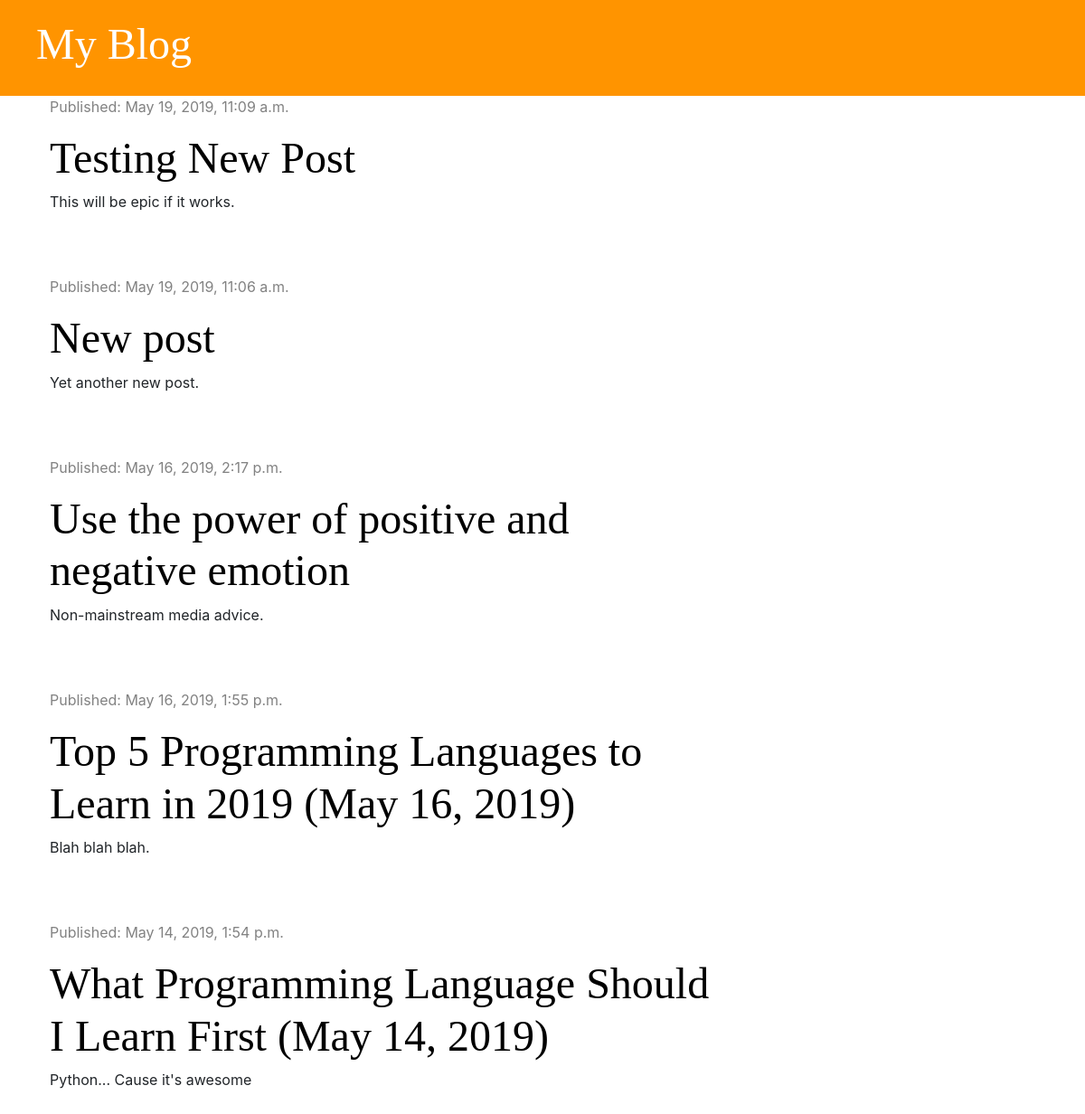
/, run on an earlier commit of the app's database.
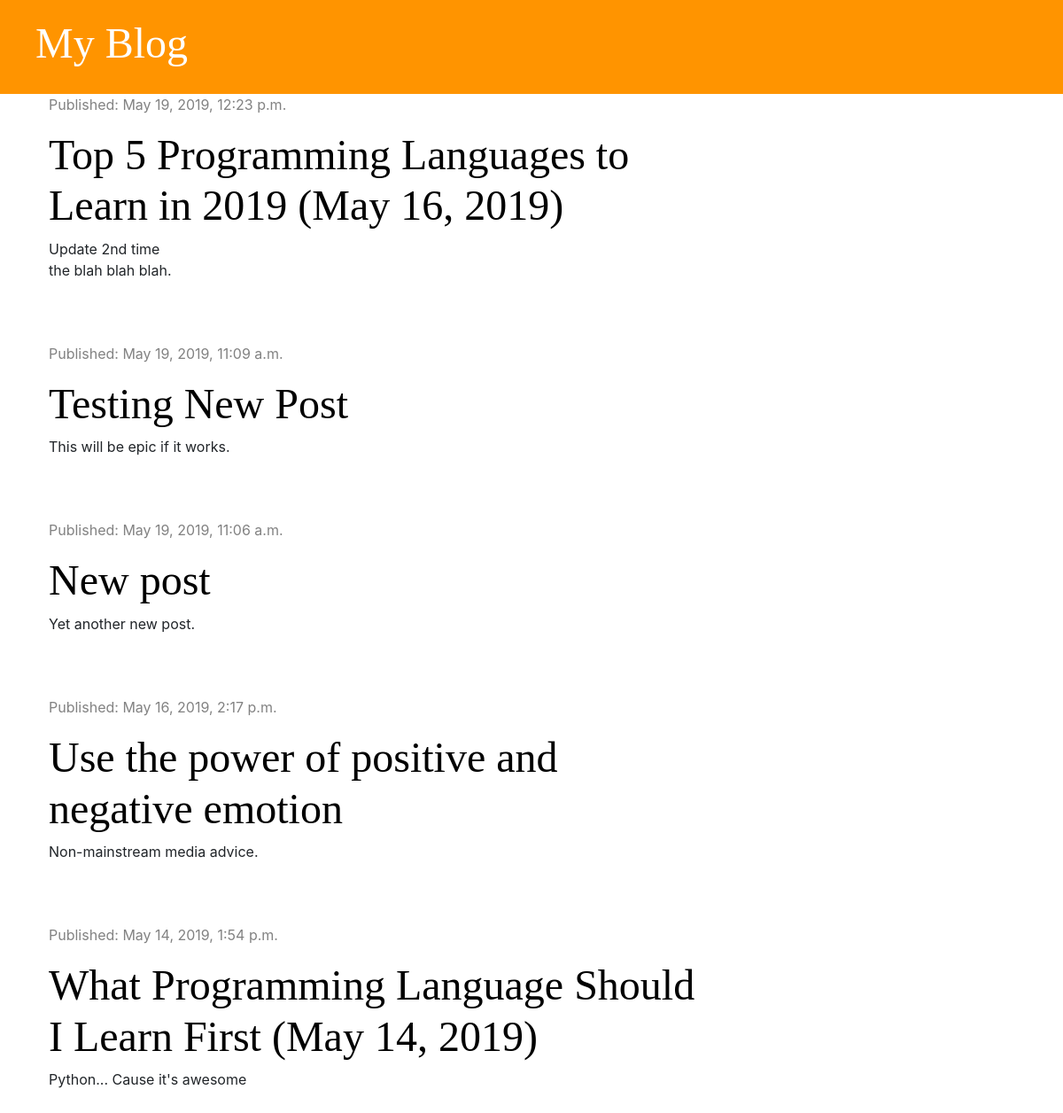
And on a later commit of the database.
### blog/models.py (models this page shows, shortened)
class Post(models.Model):
    author = models.ForeignKey('auth.User', on_delete=models.CASCADE)
    title = models.CharField(max_length=200)
    text = models.TextField()
    created_date = models.DateTimeField(default=timezone.now)
    published_date = models.DateTimeField(blank=True, null=True)

### blog/views.py (the view)
# urls.py: path('', views.post_list, name='post_list'),
def post_list(request):
    posts = Post.objects.filter(published_date__lte=timezone.now()).order_by('-published_date')
    stuff_for_frontend = {'posts': posts}
    return render(request, 'blog/post_list.html', stuff_for_frontend)

### blog/templates/blog/post_list.html
{% extends 'blog/base.html' %}
{% block content %}
    {% for post in posts %}
        <div class="post">
            <div class="date">
                <p>Published: {{ post.published_date }}</p>
            </div>
            <h1><a href="{% url 'post_detail' pk=post.pk %}">{{ post.title }}</a></h1>
            <p>{{ post.text|linebreaksbr }}</p>
        </div>
    {% endfor %}
{% endblock %}

What changed in the data, as far as the page shows it:
changed Post: published_date "May 16, 2019, 1:55 p.m." → "May 19, 2019, 12:23 p.m."; text "Blah blah blah." → "Update 2nd time the blah blah blah."; moves up the list
